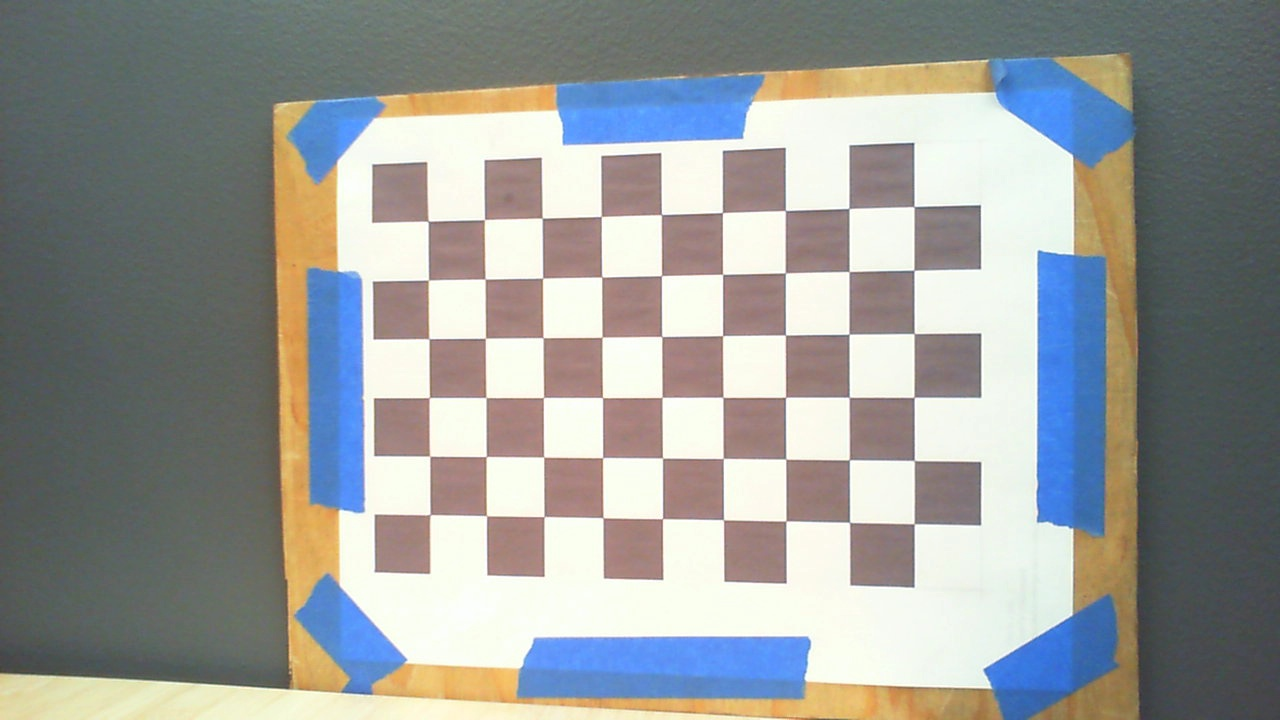
#> input picture cameracalibration/camera_one_images/frame0.jpg, 1280 x 720 px
$ python color_detection.py --image cameracalibration/camera_one_images/frame0.jpg
#> lines starting #> are read from the running program, lines starting #| are printed output that depends on the picture; after the words box and inside, x2 and y2 are one past the last pixel; in counts of white or black regions, pixels touching at a corner belong together
# import the necessary packages
import argparse

import numpy as np

import cv2

# construct the argument parse and parse the arguments
ap = argparse.ArgumentParser()
ap.add_argument("-i", "--image", help = "path to the image")
args = vars(ap.parse_args())

# load the image
image = cv2.imread(args["image"])
#> image is the input picture: shape (720, 1280, 3); mean B, G, R 152.1, 154.5, 152.2

    # numbers go bgr in the arrays
    # blue
	# ([64, 0, 0], [255, 250, 250])
    # green
    # ([0, 64, 0], [250, 255, 250])
    # red
    # ([0, 0, 64], [250, 250, 255]),

# create NumPy arrays from the boundaries
lower = np.array([64, 0, 0], dtype = "uint8")
upper = np.array([255, 250, 250], dtype = "uint8")
# find the colors within the specified boundaries and apply the mask
mask = cv2.inRange(image, lower, upper)
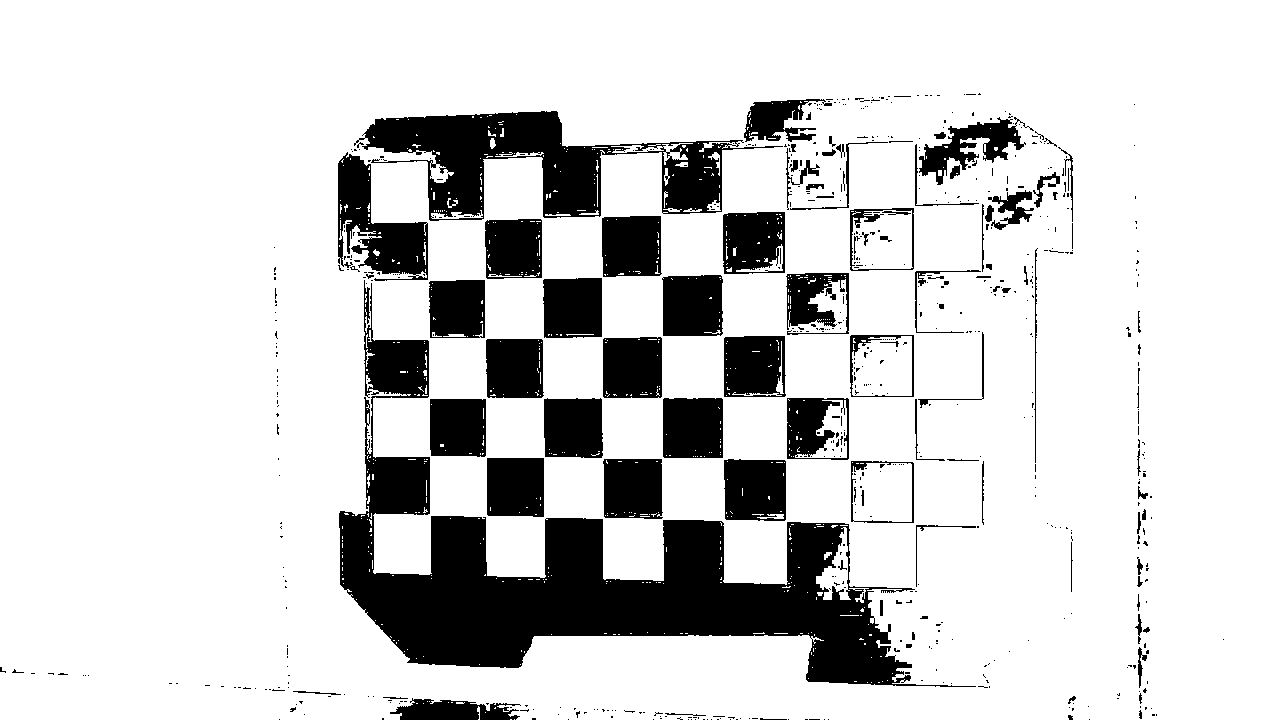
#> mask: shape (720, 1280); 83.3% white; 663 black regions (564 under 20 px), largest, box (x1, y1, x2, y2) and area: (339, 280, 976, 687) 59123, (354, 111, 783, 221) 18215, (338, 152, 428, 281) 5556
output = cv2.bitwise_and(image, image, mask = mask)
cv2.imwrite("onlyblue.jpg", output)

lower = np.array([0, 64, 0], dtype = "uint8")
upper = np.array([250, 255, 250], dtype = "uint8")
mask = cv2.inRange(image, lower, upper)
#> mask: shape (720, 1280); 86.4% white; 577 black regions (469 under 20 px), largest, box (x1, y1, x2, y2) and area: (339, 397, 976, 687) 41721, (373, 111, 783, 221) 13568, (563, 105, 745, 142) 4453
output = cv2.bitwise_and(image, image, mask = mask)
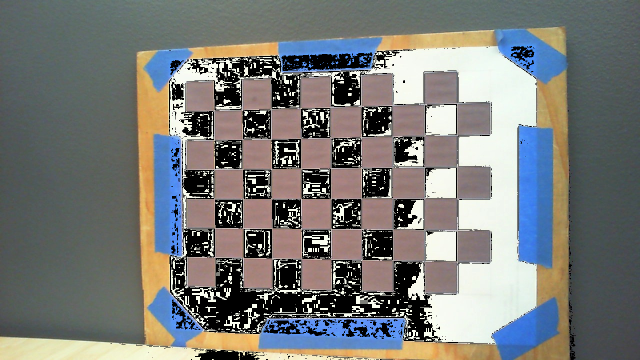
#> output: shape (720, 1280, 3) (shown at 1/2 size); mean B, G, R 119.4, 121.5, 120
cv2.imwrite("onlygreen.jpg", output)

lower = np.array([0, 0, 64], dtype = "uint8")
upper = np.array([250, 250, 255], dtype = "uint8")
mask = cv2.inRange(image, lower, upper)
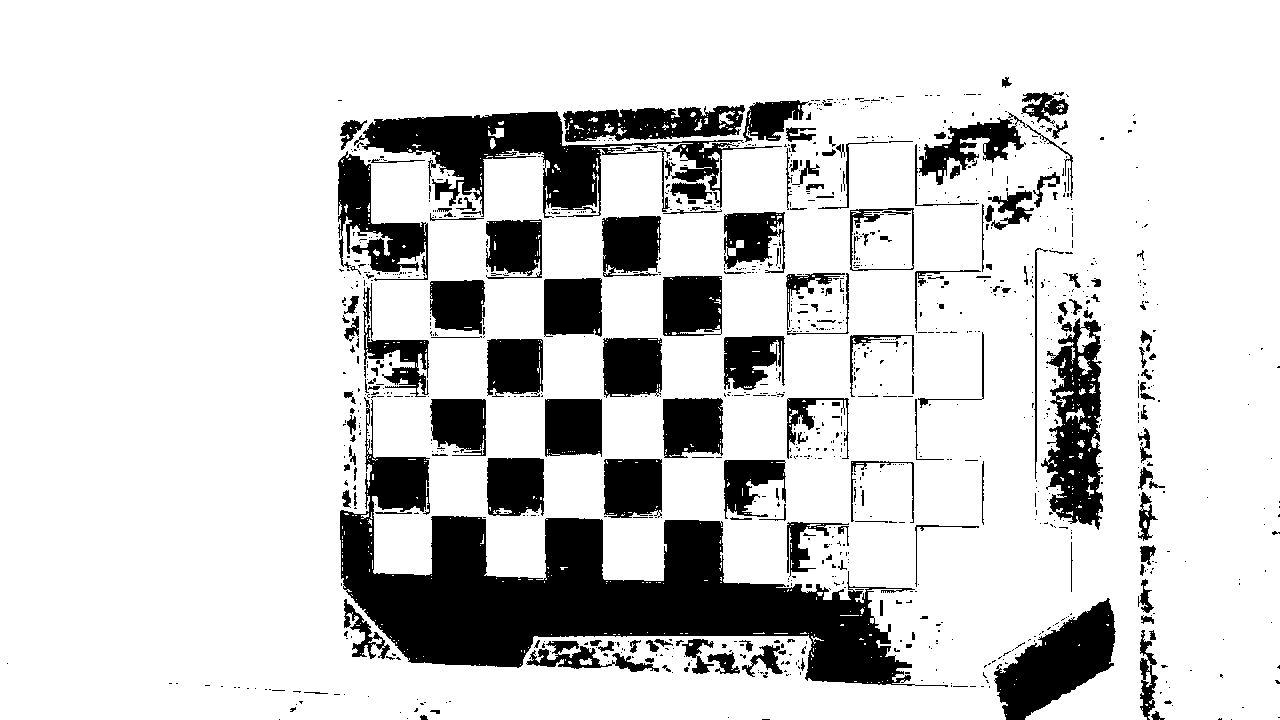
#> mask: shape (720, 1280); 82.3% white; 1093 black regions (902 under 20 px), largest, box (x1, y1, x2, y2) and area: (340, 397, 948, 687) 51404, (354, 111, 782, 218) 14225, (994, 598, 1116, 720) 7533
output = cv2.bitwise_and(image, image, mask = mask)
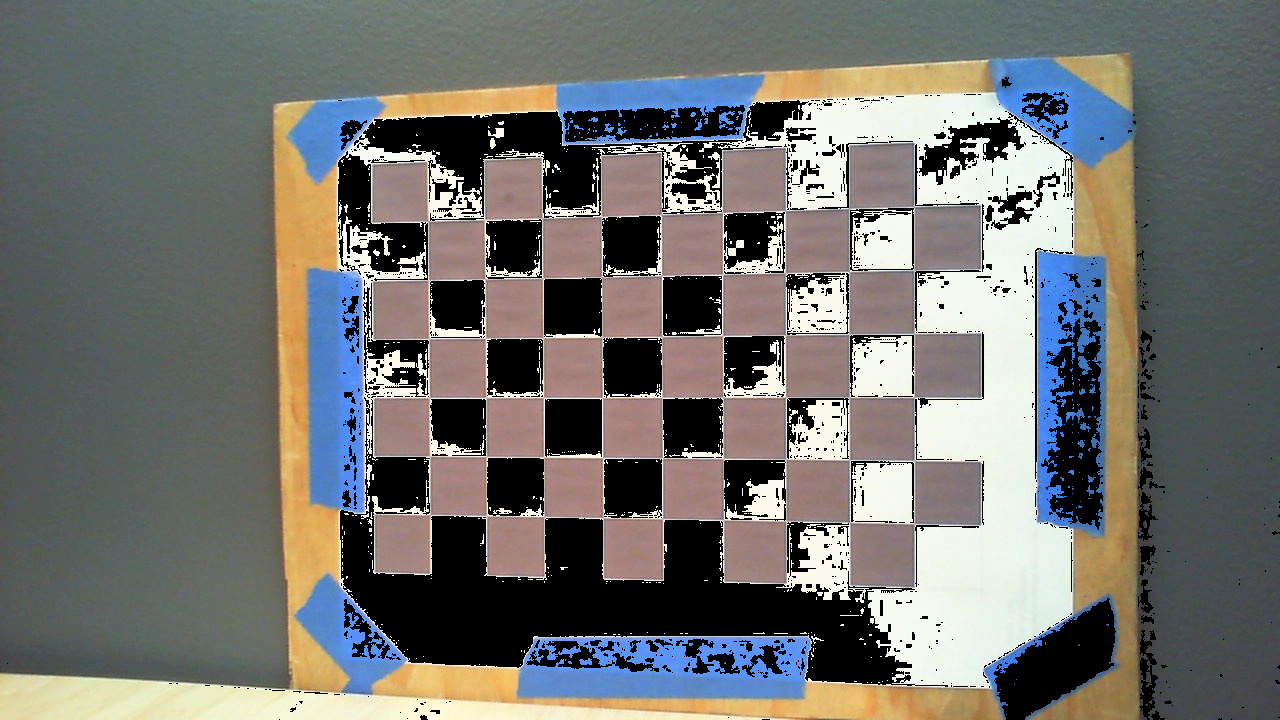
#> output: shape (720, 1280, 3); mean B, G, R 110.5, 113.7, 113.5
cv2.imwrite("onlyred.jpg", output)

$ run again, on cameracalibration/camera_one_images/frame105.jpg
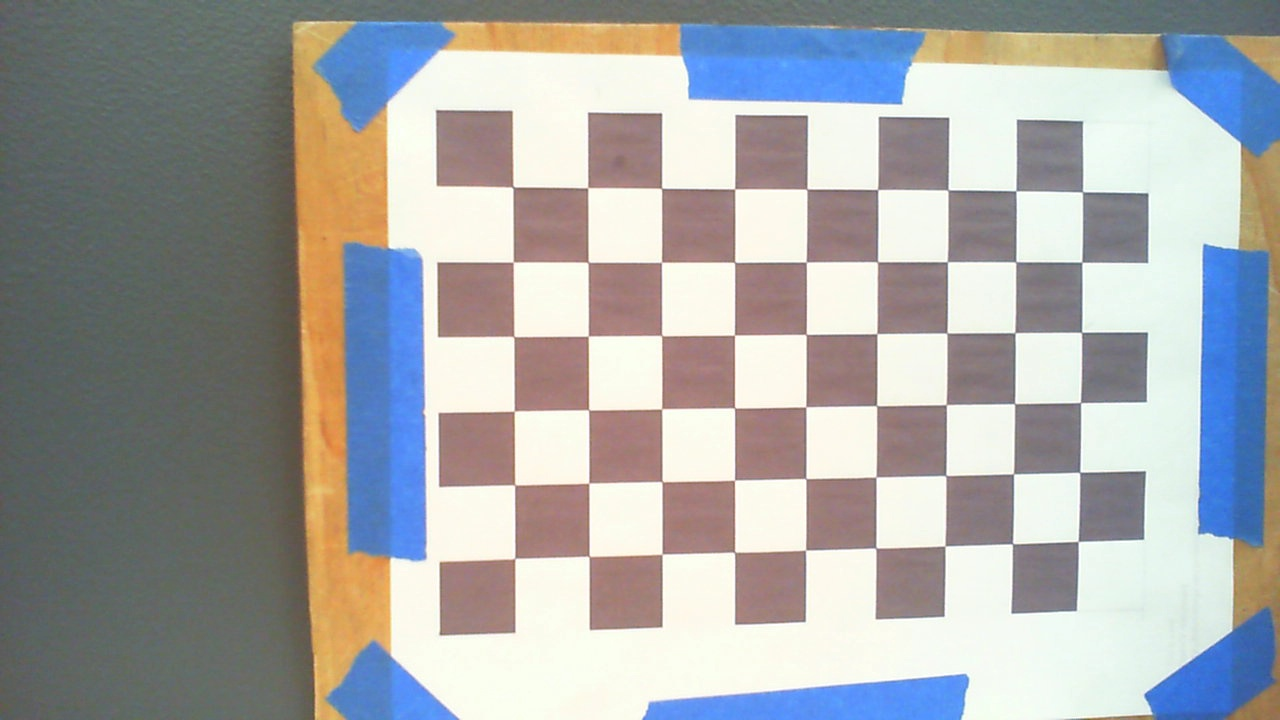
#> input picture cameracalibration/camera_one_images/frame105.jpg, 1280 x 720 px
#> image is the input picture: shape (720, 1280, 3); mean B, G, R 165.6, 166, 165.3
#> `mask = cv2.inRange(image, lower, upper)`:
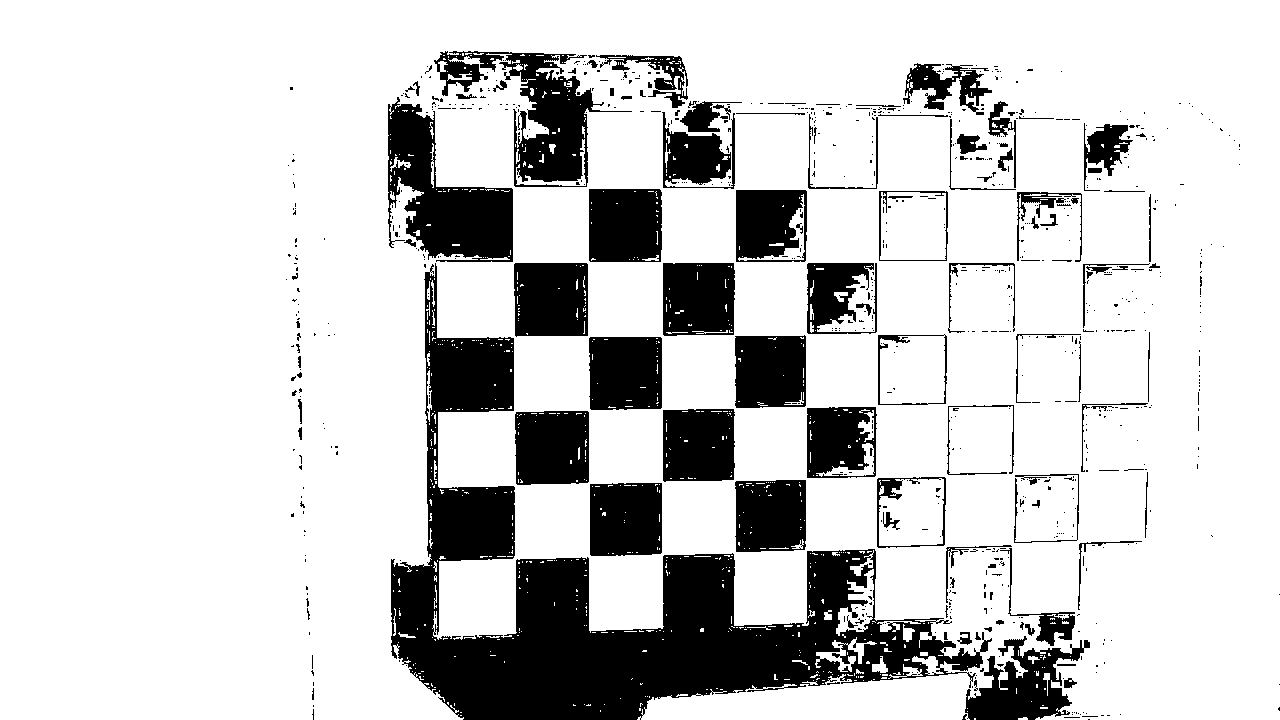
#> mask: shape (720, 1280); 81.6% white; 796 black regions (688 under 20 px), largest, box (x1, y1, x2, y2) and area: (391, 263, 992, 720) 66936, (388, 97, 513, 262) 10476, (434, 51, 632, 187) 8717
#> `output = cv2.bitwise_and(image, image, mask = mask)`:
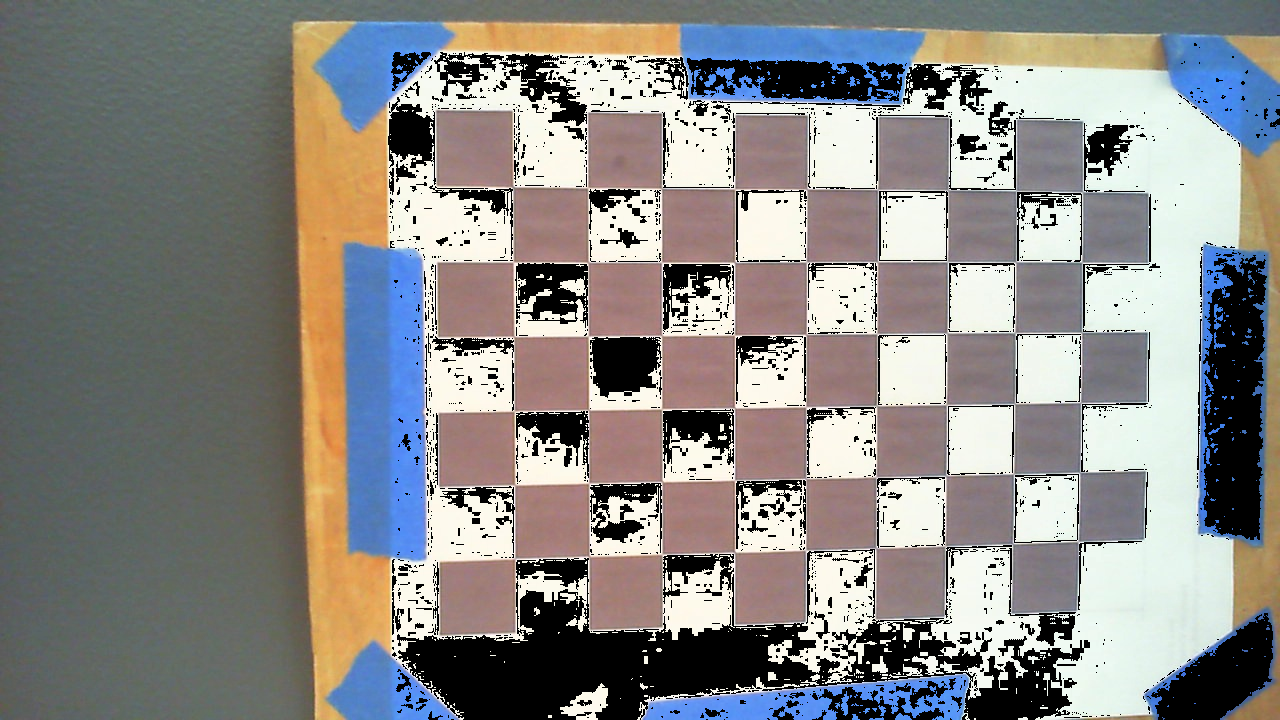
#> output: shape (720, 1280, 3); mean B, G, R 133.6, 135.9, 137.3

$ run again, on cameracalibration/camera_one_images/frame111.jpg
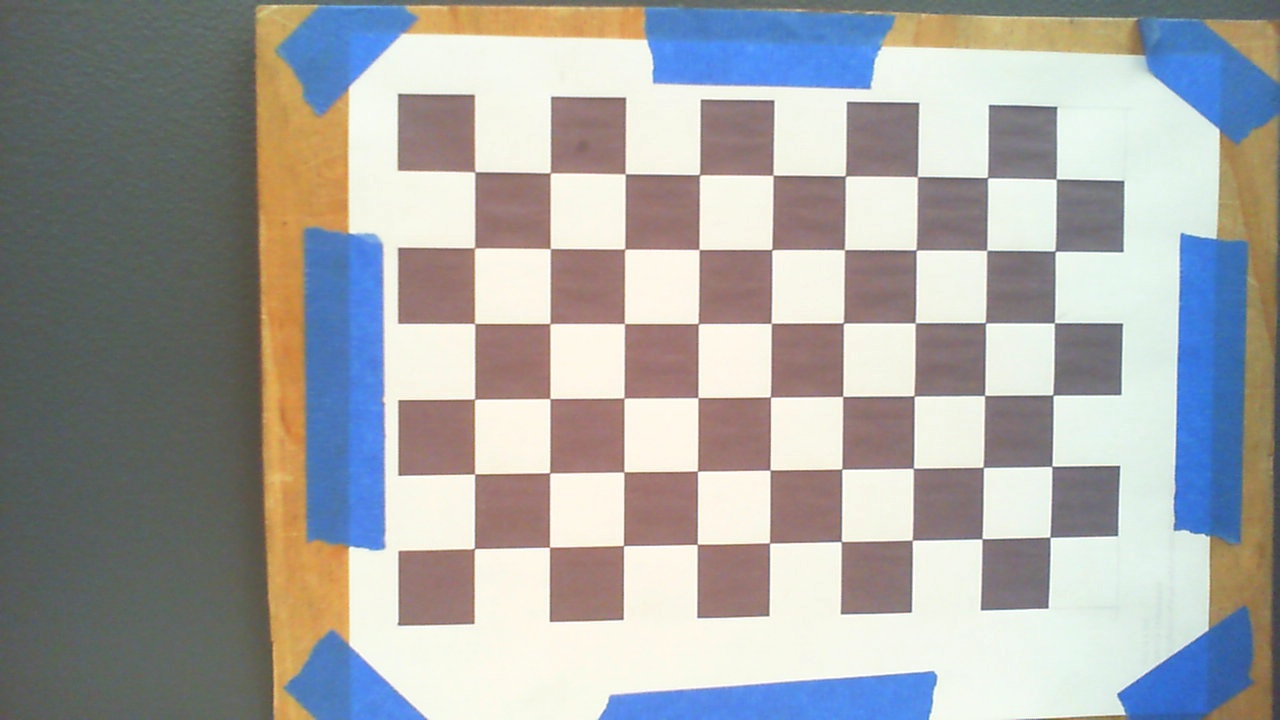
#> input picture cameracalibration/camera_one_images/frame111.jpg, 1280 x 720 px
#> image is the input picture: shape (720, 1280, 3); mean B, G, R 162.8, 164.2, 164.1
#> `mask = cv2.inRange(image, lower, upper)`:
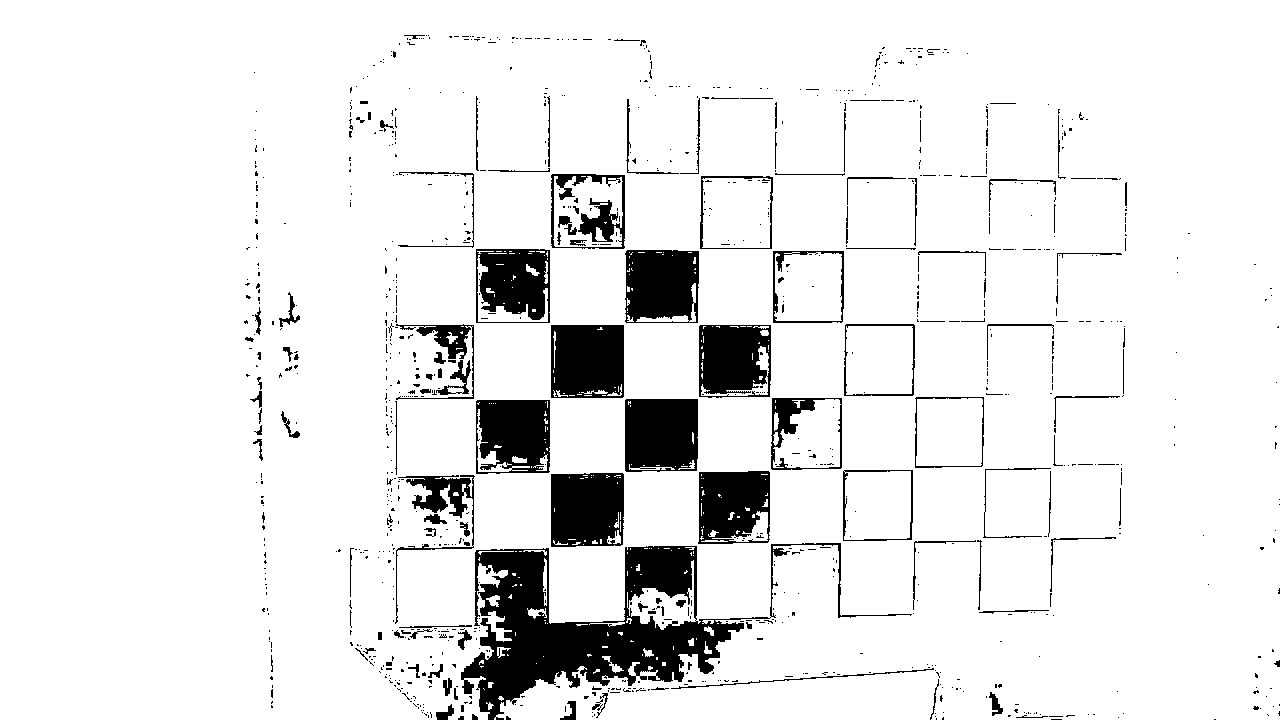
#> mask: shape (720, 1280); 91.3% white; 1012 black regions (879 under 20 px), largest, box (x1, y1, x2, y2) and area: (461, 543, 912, 720) 22175, (551, 325, 624, 398) 5078, (625, 399, 698, 472) 5071
#> `output = cv2.bitwise_and(image, image, mask = mask)`:
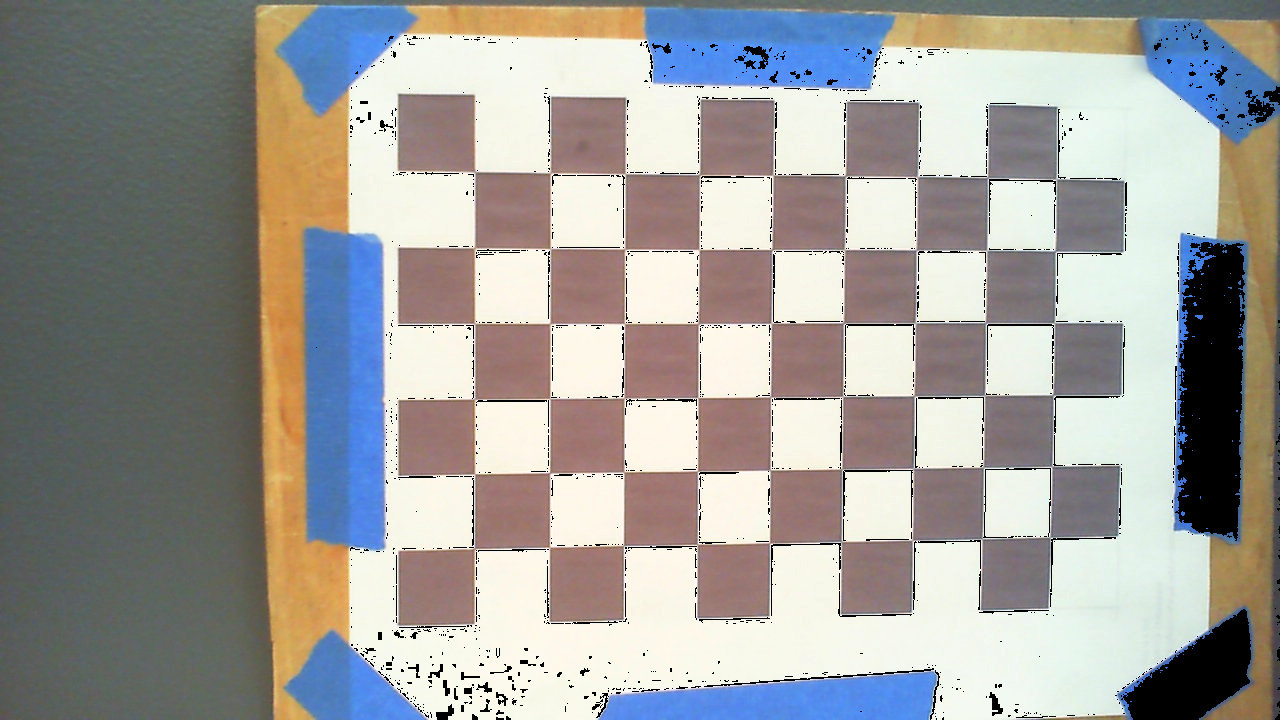
#> output: shape (720, 1280, 3); mean B, G, R 154, 157.7, 159.2
